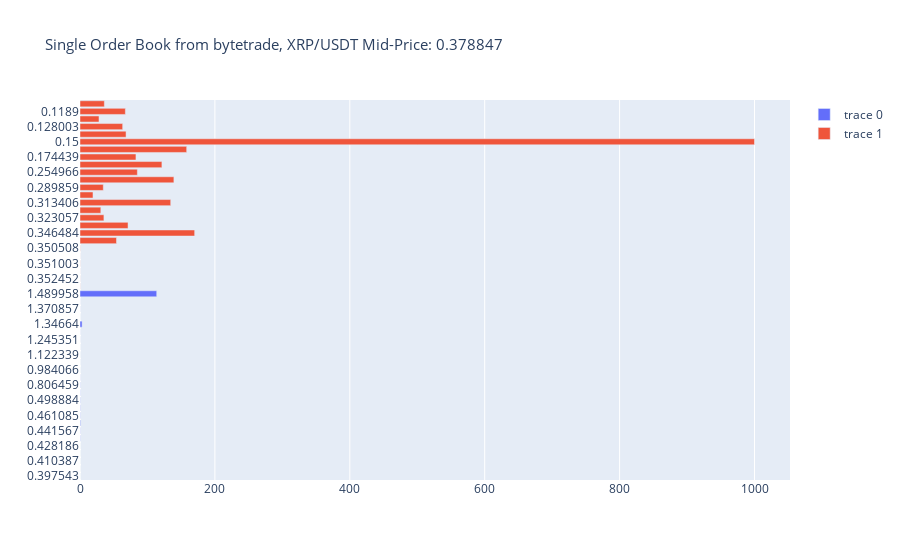

The notebook cell this image was saved under:
### Markdown cell above
As it can be seen, liquidity is a decisive factor between exchanges. This is because there are many levels in OBs for most criptocurrencies that have big volumes due to their inherent volatility and this is also related to market makers participation.

### Code cell
vs.OBLvls_hist(params[0],params[1], params[2])
